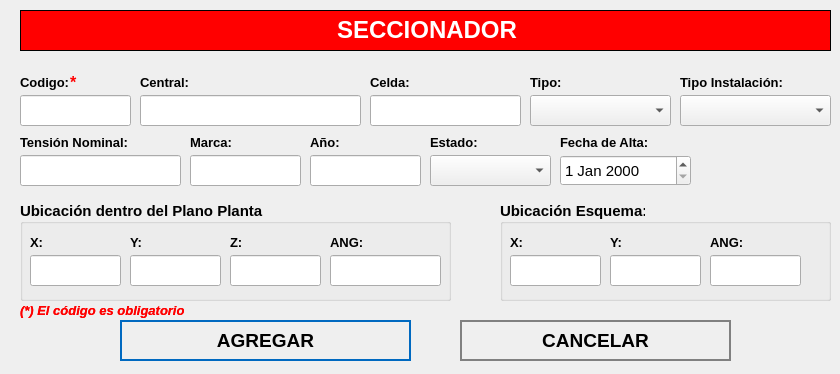
<?xml version="1.0" encoding="UTF-8"?>
<ui version="4.0">
 <class>NewBook</class>
 <widget class="QWidget" name="NewBook">
  <property name="geometry">
   <rect>
    <x>0</x>
    <y>0</y>
    <width>840</width>
    <height>374</height>
   </rect>
  </property>
  <property name="minimumSize">
   <size>
    <width>840</width>
    <height>374</height>
   </size>
  </property>
  <property name="maximumSize">
   <size>
    <width>840</width>
    <height>374</height>
   </size>
  </property>
  <property name="windowTitle">
   <string>Nuevo Registro</string>
  </property>
  <property name="styleSheet">
   <string notr="true">QPushButton
{	
	height: 2em;
 	border-style: solid;
	border-width: 2px;
 	border-color: grey;
	font-weight: bold;
}

QPushButton:hover
{
   	background-color:grey;
	color:white;
}</string>
  </property>
  <widget class="QLabel" name="label">
   <property name="geometry">
    <rect>
     <x>20</x>
     <y>10</y>
     <width>811</width>
     <height>41</height>
    </rect>
   </property>
   <property name="font">
    <font>
     <underline>false</underline>
    </font>
   </property>
   <property name="autoFillBackground">
    <bool>false</bool>
   </property>
   <property name="styleSheet">
    <string notr="true">background-color: red;</string>
   </property>
   <property name="frameShape">
    <enum>QFrame::Box</enum>
   </property>
   <property name="text">
    <string>&lt;html&gt;&lt;head/&gt;&lt;body&gt;&lt;p align=&quot;center&quot;&gt;&lt;span style=&quot; font-size:18pt; font-weight:600; color:#ffffff;&quot;&gt;SECCIONADOR&lt;/span&gt;&lt;/p&gt;&lt;/body&gt;&lt;/html&gt;</string>
   </property>
  </widget>
  <widget class="QLabel" name="label_autoriza">
   <property name="geometry">
    <rect>
     <x>20</x>
     <y>70</y>
     <width>101</width>
     <height>25</height>
    </rect>
   </property>
   <property name="text">
    <string>&lt;html&gt;&lt;head/&gt;&lt;body&gt;&lt;p&gt;&lt;span style=&quot; font-size:10pt; font-weight:600;&quot;&gt;Codigo:&lt;/span&gt;&lt;/p&gt;&lt;/body&gt;&lt;/html&gt;</string>
   </property>
  </widget>
  <widget class="QLineEdit" name="inputCodigo">
   <property name="geometry">
    <rect>
     <x>20</x>
     <y>95</y>
     <width>111</width>
     <height>31</height>
    </rect>
   </property>
   <property name="font">
    <font>
     <pointsize>12</pointsize>
    </font>
   </property>
   <property name="maxLength">
    <number>15</number>
   </property>
  </widget>
  <widget class="QLineEdit" name="inputCentral">
   <property name="geometry">
    <rect>
     <x>140</x>
     <y>95</y>
     <width>221</width>
     <height>31</height>
    </rect>
   </property>
   <property name="font">
    <font>
     <pointsize>12</pointsize>
    </font>
   </property>
  </widget>
  <widget class="QPushButton" name="addButton">
   <property name="geometry">
    <rect>
     <x>120</x>
     <y>320</y>
     <width>291</width>
     <height>41</height>
    </rect>
   </property>
   <property name="font">
    <font>
     <pointsize>14</pointsize>
     <weight>75</weight>
     <bold>true</bold>
    </font>
   </property>
   <property name="cursor">
    <cursorShape>PointingHandCursor</cursorShape>
   </property>
   <property name="styleSheet">
    <string notr="true">QPushButton
{	
	height: 2em;
 	border-style: solid;
	border-width: 2px;
 	border-color: #0069c0;
	font-weight: bold;
}

QPushButton:hover
{
   	background-color:#0069c0;
	color:white;
}</string>
   </property>
   <property name="text">
    <string>AGREGAR</string>
   </property>
   <property name="icon">
    <iconset>
     <normaloff>../assets/icons/add-icon.png</normaloff>../assets/icons/add-icon.png</iconset>
   </property>
   <property name="iconSize">
    <size>
     <width>30</width>
     <height>30</height>
    </size>
   </property>
   <property name="autoDefault">
    <bool>true</bool>
   </property>
   <property name="default">
    <bool>true</bool>
   </property>
   <property name="flat">
    <bool>true</bool>
   </property>
  </widget>
  <widget class="QPushButton" name="cancelButton">
   <property name="geometry">
    <rect>
     <x>460</x>
     <y>320</y>
     <width>271</width>
     <height>41</height>
    </rect>
   </property>
   <property name="font">
    <font>
     <pointsize>14</pointsize>
     <weight>75</weight>
     <bold>true</bold>
    </font>
   </property>
   <property name="cursor">
    <cursorShape>PointingHandCursor</cursorShape>
   </property>
   <property name="styleSheet">
    <string notr="true">QPushButton
{	
	height: 2em;
 	border-style: solid;
	border-width: 2px;
 	border-color: grey;
	font-weight: bold;
}

QPushButton:hover
{
   	background-color:grey;
	color:white;
}</string>
   </property>
   <property name="text">
    <string>CANCELAR</string>
   </property>
   <property name="icon">
    <iconset>
     <normaloff>../assets/icons/cancel-icon.png</normaloff>../assets/icons/cancel-icon.png</iconset>
   </property>
   <property name="iconSize">
    <size>
     <width>30</width>
     <height>30</height>
    </size>
   </property>
   <property name="autoDefault">
    <bool>true</bool>
   </property>
   <property name="default">
    <bool>true</bool>
   </property>
   <property name="flat">
    <bool>true</bool>
   </property>
  </widget>
  <widget class="QLabel" name="label_aquienVisita">
   <property name="geometry">
    <rect>
     <x>140</x>
     <y>70</y>
     <width>191</width>
     <height>25</height>
    </rect>
   </property>
   <property name="text">
    <string>&lt;html&gt;&lt;head/&gt;&lt;body&gt;&lt;p&gt;&lt;span style=&quot; font-size:10pt; font-weight:600;&quot;&gt;Central:&lt;/span&gt;&lt;/p&gt;&lt;/body&gt;&lt;/html&gt;</string>
   </property>
  </widget>
  <widget class="QLabel" name="label_area">
   <property name="geometry">
    <rect>
     <x>680</x>
     <y>70</y>
     <width>151</width>
     <height>25</height>
    </rect>
   </property>
   <property name="text">
    <string>&lt;html&gt;&lt;head/&gt;&lt;body&gt;&lt;p&gt;&lt;span style=&quot; font-size:10pt; font-weight:600;&quot;&gt;Tipo Instalación:&lt;/span&gt;&lt;/p&gt;&lt;/body&gt;&lt;/html&gt;</string>
   </property>
  </widget>
  <widget class="QLabel" name="label_horaSalida">
   <property name="geometry">
    <rect>
     <x>430</x>
     <y>130</y>
     <width>81</width>
     <height>25</height>
    </rect>
   </property>
   <property name="text">
    <string>&lt;html&gt;&lt;head/&gt;&lt;body&gt;&lt;p&gt;&lt;span style=&quot; font-size:10pt; font-weight:600;&quot;&gt;Estado:&lt;/span&gt;&lt;/p&gt;&lt;/body&gt;&lt;/html&gt;</string>
   </property>
  </widget>
  <widget class="QLabel" name="label_motivoVisita">
   <property name="geometry">
    <rect>
     <x>560</x>
     <y>130</y>
     <width>131</width>
     <height>25</height>
    </rect>
   </property>
   <property name="text">
    <string>&lt;html&gt;&lt;head/&gt;&lt;body&gt;&lt;p&gt;&lt;span style=&quot; font-size:10pt; font-weight:600;&quot;&gt;Fecha de Alta:&lt;/span&gt;&lt;/p&gt;&lt;/body&gt;&lt;/html&gt;</string>
   </property>
  </widget>
  <widget class="QLabel" name="label_nota_obligatoria">
   <property name="geometry">
    <rect>
     <x>20</x>
     <y>300</y>
     <width>281</width>
     <height>21</height>
    </rect>
   </property>
   <property name="text">
    <string>&lt;html&gt;&lt;head/&gt;&lt;body&gt;&lt;p&gt;&lt;span style=&quot; font-size:10pt; font-weight:600; font-style:italic; color:#ff0000;&quot;&gt;(*) El código es obligatorio&lt;/span&gt;&lt;/p&gt;&lt;/body&gt;&lt;/html&gt;</string>
   </property>
  </widget>
  <widget class="QLabel" name="ast_aquienvisita">
   <property name="geometry">
    <rect>
     <x>70</x>
     <y>70</y>
     <width>21</width>
     <height>25</height>
    </rect>
   </property>
   <property name="text">
    <string>&lt;html&gt;&lt;head/&gt;&lt;body&gt;&lt;p&gt;&lt;span style=&quot; font-size:12pt; font-weight:600; color:#ff0000;&quot;&gt;*&lt;/span&gt;&lt;/p&gt;&lt;/body&gt;&lt;/html&gt;</string>
   </property>
  </widget>
  <widget class="QLabel" name="label_advertencia_dni">
   <property name="geometry">
    <rect>
     <x>20</x>
     <y>300</y>
     <width>251</width>
     <height>21</height>
    </rect>
   </property>
   <property name="text">
    <string>&lt;html&gt;&lt;head/&gt;&lt;body&gt;&lt;p&gt;&lt;span style=&quot; font-size:10pt; font-weight:600; font-style:italic; color:#ff0000;&quot;&gt;(*) El código es obligatorio&lt;/span&gt;&lt;/p&gt;&lt;/body&gt;&lt;/html&gt;</string>
   </property>
  </widget>
  <widget class="QLabel" name="label_area_2">
   <property name="geometry">
    <rect>
     <x>370</x>
     <y>70</y>
     <width>61</width>
     <height>25</height>
    </rect>
   </property>
   <property name="text">
    <string>&lt;html&gt;&lt;head/&gt;&lt;body&gt;&lt;p&gt;&lt;span style=&quot; font-size:10pt; font-weight:600;&quot;&gt;Celda:&lt;/span&gt;&lt;/p&gt;&lt;/body&gt;&lt;/html&gt;</string>
   </property>
  </widget>
  <widget class="QComboBox" name="cbEstado">
   <property name="geometry">
    <rect>
     <x>430</x>
     <y>155</y>
     <width>121</width>
     <height>31</height>
    </rect>
   </property>
   <property name="font">
    <font>
     <pointsize>12</pointsize>
    </font>
   </property>
   <property name="editable">
    <bool>false</bool>
   </property>
  </widget>
  <widget class="QDateEdit" name="inputFecha">
   <property name="geometry">
    <rect>
     <x>560</x>
     <y>155</y>
     <width>131</width>
     <height>31</height>
    </rect>
   </property>
   <property name="font">
    <font>
     <pointsize>11</pointsize>
     <weight>50</weight>
     <bold>false</bold>
    </font>
   </property>
  </widget>
  <widget class="QLineEdit" name="inputCelda">
   <property name="geometry">
    <rect>
     <x>370</x>
     <y>95</y>
     <width>151</width>
     <height>31</height>
    </rect>
   </property>
   <property name="font">
    <font>
     <pointsize>12</pointsize>
    </font>
   </property>
  </widget>
  <widget class="QComboBox" name="cbTipo">
   <property name="geometry">
    <rect>
     <x>530</x>
     <y>95</y>
     <width>141</width>
     <height>31</height>
    </rect>
   </property>
   <property name="font">
    <font>
     <pointsize>12</pointsize>
    </font>
   </property>
   <property name="editable">
    <bool>false</bool>
   </property>
  </widget>
  <widget class="QLabel" name="label_area_3">
   <property name="geometry">
    <rect>
     <x>530</x>
     <y>70</y>
     <width>141</width>
     <height>25</height>
    </rect>
   </property>
   <property name="text">
    <string>&lt;html&gt;&lt;head/&gt;&lt;body&gt;&lt;p&gt;&lt;span style=&quot; font-size:10pt; font-weight:600;&quot;&gt;Tipo:&lt;/span&gt;&lt;/p&gt;&lt;/body&gt;&lt;/html&gt;</string>
   </property>
  </widget>
  <widget class="QLineEdit" name="inputMarca">
   <property name="geometry">
    <rect>
     <x>190</x>
     <y>155</y>
     <width>111</width>
     <height>31</height>
    </rect>
   </property>
   <property name="font">
    <font>
     <pointsize>12</pointsize>
    </font>
   </property>
   <property name="maxLength">
    <number>50</number>
   </property>
  </widget>
  <widget class="QLabel" name="label_autoriza_2">
   <property name="geometry">
    <rect>
     <x>190</x>
     <y>130</y>
     <width>101</width>
     <height>25</height>
    </rect>
   </property>
   <property name="text">
    <string>&lt;html&gt;&lt;head/&gt;&lt;body&gt;&lt;p&gt;&lt;span style=&quot; font-size:10pt; font-weight:600;&quot;&gt;Marca:&lt;/span&gt;&lt;/p&gt;&lt;/body&gt;&lt;/html&gt;</string>
   </property>
  </widget>
  <widget class="QLineEdit" name="inputAnio">
   <property name="geometry">
    <rect>
     <x>310</x>
     <y>155</y>
     <width>111</width>
     <height>31</height>
    </rect>
   </property>
   <property name="font">
    <font>
     <pointsize>12</pointsize>
    </font>
   </property>
   <property name="maxLength">
    <number>4</number>
   </property>
  </widget>
  <widget class="QLabel" name="label_autoriza_3">
   <property name="geometry">
    <rect>
     <x>310</x>
     <y>130</y>
     <width>101</width>
     <height>25</height>
    </rect>
   </property>
   <property name="text">
    <string>&lt;html&gt;&lt;head/&gt;&lt;body&gt;&lt;p&gt;&lt;span style=&quot; font-size:10pt; font-weight:600;&quot;&gt;Año:&lt;/span&gt;&lt;/p&gt;&lt;/body&gt;&lt;/html&gt;</string>
   </property>
  </widget>
  <widget class="QComboBox" name="cbTipoInstalacion">
   <property name="geometry">
    <rect>
     <x>680</x>
     <y>95</y>
     <width>151</width>
     <height>31</height>
    </rect>
   </property>
   <property name="font">
    <font>
     <pointsize>12</pointsize>
    </font>
   </property>
   <property name="editable">
    <bool>false</bool>
   </property>
  </widget>
  <widget class="QLabel" name="label_autoriza_4">
   <property name="geometry">
    <rect>
     <x>20</x>
     <y>130</y>
     <width>151</width>
     <height>25</height>
    </rect>
   </property>
   <property name="text">
    <string>&lt;html&gt;&lt;head/&gt;&lt;body&gt;&lt;p&gt;&lt;span style=&quot; font-size:10pt; font-weight:600;&quot;&gt;Tensión Nominal:&lt;/span&gt;&lt;/p&gt;&lt;/body&gt;&lt;/html&gt;</string>
   </property>
  </widget>
  <widget class="QLineEdit" name="inputTension">
   <property name="geometry">
    <rect>
     <x>20</x>
     <y>155</y>
     <width>161</width>
     <height>31</height>
    </rect>
   </property>
   <property name="font">
    <font>
     <pointsize>12</pointsize>
    </font>
   </property>
   <property name="maxLength">
    <number>8</number>
   </property>
  </widget>
  <widget class="QGroupBox" name="groupBox_2">
   <property name="geometry">
    <rect>
     <x>500</x>
     <y>200</y>
     <width>331</width>
     <height>101</height>
    </rect>
   </property>
   <property name="font">
    <font>
     <pointsize>11</pointsize>
     <weight>75</weight>
     <bold>true</bold>
    </font>
   </property>
   <property name="title">
    <string>Ubicación Esquema:</string>
   </property>
   <property name="alignment">
    <set>Qt::AlignLeading|Qt::AlignLeft|Qt::AlignVCenter</set>
   </property>
   <widget class="QLabel" name="label_motivoVisita_3">
    <property name="geometry">
     <rect>
      <x>210</x>
      <y>30</y>
      <width>91</width>
      <height>25</height>
     </rect>
    </property>
    <property name="text">
     <string>&lt;html&gt;&lt;head/&gt;&lt;body&gt;&lt;p&gt;&lt;span style=&quot; font-size:10pt; font-weight:600;&quot;&gt;ANG:&lt;/span&gt;&lt;/p&gt;&lt;/body&gt;&lt;/html&gt;</string>
    </property>
   </widget>
   <widget class="QLabel" name="label_horaSalida_3">
    <property name="geometry">
     <rect>
      <x>110</x>
      <y>30</y>
      <width>81</width>
      <height>25</height>
     </rect>
    </property>
    <property name="text">
     <string>&lt;html&gt;&lt;head/&gt;&lt;body&gt;&lt;p&gt;&lt;span style=&quot; font-size:10pt; font-weight:600;&quot;&gt;Y:&lt;/span&gt;&lt;/p&gt;&lt;/body&gt;&lt;/html&gt;</string>
    </property>
   </widget>
   <widget class="QLineEdit" name="inputX_2">
    <property name="geometry">
     <rect>
      <x>10</x>
      <y>55</y>
      <width>91</width>
      <height>31</height>
     </rect>
    </property>
    <property name="font">
     <font>
      <pointsize>12</pointsize>
     </font>
    </property>
    <property name="maxLength">
     <number>9</number>
    </property>
   </widget>
   <widget class="QLineEdit" name="inputY_2">
    <property name="geometry">
     <rect>
      <x>110</x>
      <y>55</y>
      <width>91</width>
      <height>31</height>
     </rect>
    </property>
    <property name="font">
     <font>
      <pointsize>12</pointsize>
     </font>
    </property>
    <property name="maxLength">
     <number>9</number>
    </property>
   </widget>
   <widget class="QLineEdit" name="inputANG_2">
    <property name="geometry">
     <rect>
      <x>210</x>
      <y>55</y>
      <width>91</width>
      <height>31</height>
     </rect>
    </property>
    <property name="font">
     <font>
      <pointsize>12</pointsize>
     </font>
    </property>
    <property name="maxLength">
     <number>11</number>
    </property>
   </widget>
   <widget class="QLabel" name="label_horaIngreso_3">
    <property name="geometry">
     <rect>
      <x>10</x>
      <y>30</y>
      <width>71</width>
      <height>25</height>
     </rect>
    </property>
    <property name="text">
     <string>&lt;html&gt;&lt;head/&gt;&lt;body&gt;&lt;p&gt;&lt;span style=&quot; font-size:10pt; font-weight:600;&quot;&gt;X:&lt;/span&gt;&lt;/p&gt;&lt;/body&gt;&lt;/html&gt;</string>
    </property>
   </widget>
  </widget>
  <widget class="QGroupBox" name="groupBox">
   <property name="geometry">
    <rect>
     <x>20</x>
     <y>200</y>
     <width>431</width>
     <height>101</height>
    </rect>
   </property>
   <property name="font">
    <font>
     <pointsize>11</pointsize>
     <weight>75</weight>
     <bold>true</bold>
    </font>
   </property>
   <property name="title">
    <string>Ubicación dentro del Plano Planta:</string>
   </property>
   <property name="alignment">
    <set>Qt::AlignLeading|Qt::AlignLeft|Qt::AlignVCenter</set>
   </property>
   <widget class="QLabel" name="label_motivoVisita_2">
    <property name="geometry">
     <rect>
      <x>210</x>
      <y>30</y>
      <width>91</width>
      <height>25</height>
     </rect>
    </property>
    <property name="text">
     <string>&lt;html&gt;&lt;head/&gt;&lt;body&gt;&lt;p&gt;&lt;span style=&quot; font-size:10pt; font-weight:600;&quot;&gt;Z:&lt;/span&gt;&lt;/p&gt;&lt;/body&gt;&lt;/html&gt;</string>
    </property>
   </widget>
   <widget class="QLabel" name="label_horaSalida_2">
    <property name="geometry">
     <rect>
      <x>110</x>
      <y>30</y>
      <width>81</width>
      <height>25</height>
     </rect>
    </property>
    <property name="text">
     <string>&lt;html&gt;&lt;head/&gt;&lt;body&gt;&lt;p&gt;&lt;span style=&quot; font-size:10pt; font-weight:600;&quot;&gt;Y:&lt;/span&gt;&lt;/p&gt;&lt;/body&gt;&lt;/html&gt;</string>
    </property>
   </widget>
   <widget class="QLineEdit" name="inputX">
    <property name="geometry">
     <rect>
      <x>10</x>
      <y>55</y>
      <width>91</width>
      <height>31</height>
     </rect>
    </property>
    <property name="font">
     <font>
      <pointsize>12</pointsize>
     </font>
    </property>
    <property name="maxLength">
     <number>14</number>
    </property>
   </widget>
   <widget class="QLineEdit" name="inputY">
    <property name="geometry">
     <rect>
      <x>110</x>
      <y>55</y>
      <width>91</width>
      <height>31</height>
     </rect>
    </property>
    <property name="font">
     <font>
      <pointsize>12</pointsize>
     </font>
    </property>
    <property name="maxLength">
     <number>14</number>
    </property>
   </widget>
   <widget class="QLineEdit" name="inputZ">
    <property name="geometry">
     <rect>
      <x>210</x>
      <y>55</y>
      <width>91</width>
      <height>31</height>
     </rect>
    </property>
    <property name="font">
     <font>
      <pointsize>12</pointsize>
     </font>
    </property>
    <property name="maxLength">
     <number>14</number>
    </property>
   </widget>
   <widget class="QLabel" name="label_horaIngreso_2">
    <property name="geometry">
     <rect>
      <x>10</x>
      <y>30</y>
      <width>71</width>
      <height>25</height>
     </rect>
    </property>
    <property name="text">
     <string>&lt;html&gt;&lt;head/&gt;&lt;body&gt;&lt;p&gt;&lt;span style=&quot; font-size:10pt; font-weight:600;&quot;&gt;X:&lt;/span&gt;&lt;/p&gt;&lt;/body&gt;&lt;/html&gt;</string>
    </property>
   </widget>
   <widget class="QLabel" name="label_horaIngreso_4">
    <property name="geometry">
     <rect>
      <x>310</x>
      <y>30</y>
      <width>71</width>
      <height>25</height>
     </rect>
    </property>
    <property name="text">
     <string>&lt;html&gt;&lt;head/&gt;&lt;body&gt;&lt;p&gt;&lt;span style=&quot; font-size:10pt; font-weight:600;&quot;&gt;ANG:&lt;/span&gt;&lt;/p&gt;&lt;/body&gt;&lt;/html&gt;</string>
    </property>
   </widget>
   <widget class="QLineEdit" name="inputANG">
    <property name="geometry">
     <rect>
      <x>310</x>
      <y>55</y>
      <width>111</width>
      <height>31</height>
     </rect>
    </property>
    <property name="font">
     <font>
      <pointsize>12</pointsize>
     </font>
    </property>
    <property name="maxLength">
     <number>11</number>
    </property>
   </widget>
  </widget>
 </widget>
 <tabstops>
  <tabstop>inputCodigo</tabstop>
  <tabstop>inputCentral</tabstop>
  <tabstop>addButton</tabstop>
  <tabstop>cancelButton</tabstop>
 </tabstops>
 <resources/>
 <connections/>
</ui>
